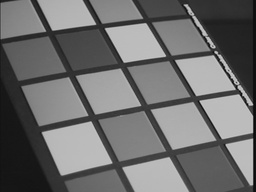
#> input picture data/img01.jpg, 256 x 192 px, shrunk from 640 x 480 before the run; its folder holds only this picture in this run
$ python houghScript.py
#> lines starting #> are read from the running program, lines starting #| are printed output that depends on the picture; after the words box and inside, x2 and y2 are one past the last pixel; in counts of white or black regions, pixels touching at a corner belong together
### python/myImageFilter.py
import cv2
import numpy as np
import time


def myImageFilter(img0, hfilt):
    # Your implemention
    start_time = time.time()

    img0 = img0.astype('float32')
    hfilt = hfilt.astype('float32')
    # Define size of image and filter
    rows = img0.shape[0]
    cols = img0.shape[1]
    filter_rows = hfilt.shape[0]
    filter_cols = hfilt.shape[1]
    img1 = np.zeros(img0.shape,dtype='float32')

    # Pad img0 with values from the image boundary
    pad_height = int((filter_rows-1)/2)
    pad_width = int((filter_cols-1)/2)
    img0 = np.pad(img0, (pad_height,pad_width), 'edge')

    for m in range(rows):
        for n in range(cols):
            img1[m,n] = np.sum(hfilt*img0[m:m+filter_rows,n:n+filter_cols])

    # print('myImageFilter Runtime:', time.time()-start_time)

    return img1

### python/myImageFilterX.py
import cv2
import numpy as np
import time
from skimage.util.shape import view_as_windows

def flattenConvWindows(img0, hfilt):
    img0 = img0.astype('float32')
    hfilt = hfilt.astype('float32')

    # Define size of image and filter
    rows = img0.shape[0]
    cols = img0.shape[1]
    filter_rows = hfilt.shape[0]
    filter_cols = hfilt.shape[1]

    # Pad img0 with values from the image boundary
    pad_height = int((filter_rows-1)/2)
    pad_width = int((filter_cols-1)/2)
    img0 = np.pad(img0, (pad_height,pad_width), 'edge')

    output = []
    for i in range(rows*cols):
        m = int(i/cols)
        n = i%cols
        window = img0[m:m+filter_rows,n:n+filter_rows]
        output.append(window.flatten())
    return np.transpose(np.array(output))

def myImageFilterX(img0, hfilt):
    start_time = time.time()
    img1 = np.dot(hfilt.flatten(), flattenConvWindows(img0, hfilt)).reshape(img0.shape)
    # print('myImageFilterX Runtime:', time.time()-start_time)
    return img1

### python/myEdgeFilter.py
import cv2
import numpy as np
import numpy.matlib as npm
import math

from matplotlib import pyplot as plt
import matplotlib

from GaussianKernel import Gauss2D

from myImageFilter import myImageFilter
from myImageFilterX import myImageFilterX

sobel_x = 1./8.*np.array([[1,    0,   -1],
                        [2,    0,   -2],
                        [1,    0,   -1]],dtype='float32')

sobel_y = 1./8.*np.array([[1,    2,   1],
                        [0,    0,   0],
                        [-1,  -2,  -1]],dtype='float32')

def nonMaximumSuppression(ImEdge, Io):
    rows = ImEdge.shape[0]
    cols = ImEdge.shape[1]

    filter_size = 2
    ImOut = np.zeros(ImEdge.shape)
    ImEdge = np.pad(ImEdge, (filter_size,filter_size), 'constant', constant_values=(0, 0))
    for row in range(filter_size,rows+filter_size):
        for col in range(filter_size,cols+filter_size):
            # round orientation to nearest 0, 45, 90, 135
            orientations = np.array([0., np.pi/4, np.pi/2, 3*np.pi/4, np.pi])
            orientation = Io[row-filter_size,col-filter_size]
            if orientation < 0:
                orientation += np.pi
            bucket = np.abs(orientations-orientation).argmin()
            orientation = orientations[bucket]

            # compare with neighbors
            value = ImEdge[row,col]
            if (bucket == 0 or bucket == 4) and (value >= ImEdge[row,col-1] and value and ImEdge[row,col+1] and \
            value >= ImEdge[row,col-2] and value >= ImEdge[row,col+2]):
                ImOut[row-filter_size,col-filter_size] = value
            elif bucket == 1 and (value >= ImEdge[row+1,col-1] and value >= ImEdge[row-1,col+1] and \
            value >= ImEdge[row+2,col-2] or value >= ImEdge[row-2,col+2]):
                ImOut[row-filter_size,col-filter_size] = value
            elif bucket == 2 and (value >= ImEdge[row-1,col] and value >= ImEdge[row+1,col] and \
            value >= ImEdge[row-2,col] and value >= ImEdge[row+2,col]):
                ImOut[row-filter_size,col-filter_size] = value
            elif bucket == 3 and (value >= ImEdge[row-1,col-1] and value >= ImEdge[row+1,col+1] and \
            value >= ImEdge[row-2,col-2] and value >= ImEdge[row+2,col+2]):
                ImOut[row-filter_size,col-filter_size] = value
    return ImOut

def myEdgeFilter(img0, sigma):
	# Your implemention

    # Smooth image with Gaussian filter
    hsize = 2*math.ceil(3*sigma)+1
    hfilt = Gauss2D((hsize,hsize),sigma)
    img1 = myImageFilterX(img0, hfilt)

    # Calculate image gradients
    Ix = myImageFilterX(img1, sobel_x)
    Iy = myImageFilterX(img1, sobel_y)

    # Calculate edge magnitude image
    ImEdge = np.sqrt(np.square(Ix) + np.square(Iy))

    # Calculate edge orientation image
    Io = np.arctan2(Iy, Ix)

    # Non-maximum suppression
    ImEdge = nonMaximumSuppression(ImEdge, Io)

    return ImEdge,Io,Ix,Iy

### python/myHoughTransform.py
import cv2
import numpy as np


def myHoughTransform(InputImage, rho_resolution, theta_resolution):
	# Your implemention

    rows = InputImage.shape[0]
    cols = InputImage.shape[1]

    # initialize accumulator matrix
    theta_bins = int(180/theta_resolution)
    thetas = np.zeros((theta_bins,))
    for bin in range(theta_bins):
        thetas[bin] = (bin*theta_resolution)*(np.pi/180.)

    rho_max = np.sqrt(rows**2 + cols**2)
    rho_bins = int(2*rho_max/rho_resolution)
    rhos = np.zeros((rho_bins,))
    for bin in range(rho_bins):
        rhos[bin] = bin*rho_resolution-rho_max
    H = np.zeros((theta_bins, rho_bins))

    # populate H
    for y in range(rows):
        for x in range(cols):
            if InputImage[y,x] == 1:
                for bin in range(H.shape[0]):
                    theta = thetas[bin]
                    rho = x*np.cos(theta) + y*np.sin(theta)
                    rho_bin = (np.abs(rhos - rho)).argmin()
                    H[bin,rho_bin] += 1

    return H, rhos, thetas

### python/myHoughLines.py
import numpy as np

def nonMaximumSuppression(H):
    rows = H.shape[0]
    cols = H.shape[1]
    window_size = 151
    pad_size = int((window_size-1)/2)

    H_new = np.zeros(H.shape)
    HPadded = np.pad(H, (pad_size,pad_size), 'constant', constant_values=(0, 0))
    for i in range(rows*cols):
        m = int(i/cols)
        n = i%cols
        window = HPadded[m:m+window_size,n:n+window_size]
        max_index = window.argmax()
        window_row = int(max_index/window_size)
        window_col = max_index%window_size
        row = m+window_row-pad_size
        col = n+window_col-pad_size
        H_new[row,col] = H[row,col]

    return H_new

def myHoughLines(H, nLines):
    # Your implemention
    H = nonMaximumSuppression(H)

    rhos = np.zeros((nLines,))
    thetas = np.zeros((nLines,))
    values = np.zeros((nLines,))
    for theta in range(H.shape[0]):
        for rho in range(H.shape[1]):
            value = H[theta,rho]
            min_index = np.argmin(values)
            if value > values[min_index]:
                values[min_index] = value
                thetas[min_index] = theta
                rhos[min_index] = rho

    return rhos,thetas

### python/myHoughLineSegments.py
import glob
import os.path as osp
import numpy as np
import cv2

def drawLines(img_in, start_points, end_points):
    min_length = 5
    img_output = img_in.copy()
    for i in range(len(start_points)):
        if ((start_points[i][0]-end_points[i][0])**2+(start_points[i][1]-end_points[i][1])**2)**0.5 > min_length:
            img_output = cv2.line(img_in, start_points[i], end_points[i], (0,255,0), 1)
    return img_output

def slopeInterceptForm(nLines, peakRho, peakTheta, rhosscale, thetasscale):
    m = np.zeros((nLines,))
    b = np.zeros((nLines,))
    # calculate m and b for each (theta,rho)
    for i in range(nLines):
        theta = thetasscale[int(peakTheta[i])]
        rho = rhosscale[int(peakRho[i])]
        if theta == 0.:
            m[i] = np.inf
            b[i] = 0.
        else:
            m[i] = -1. / np.tan(theta)
            b[i] = rho / np.sin(theta)
    return m,b

def myHoughLineSegments(img_in, edgeimage, peakRho, peakTheta, rhosscale, thetasscale):
    # Your implemention
    nLines = len(peakTheta)
    rows = img_in.shape[0]
    cols = img_in.shape[1]

    m,b = slopeInterceptForm(nLines, peakRho, peakTheta, rhosscale, thetasscale)

    start_points = []
    end_points = []
    # for each line
    for i in range(nLines):
        segment_started = False
        last_point = (0,0)
        if m[i] == np.inf or m[i] == -np.inf: # special case
            if peakRho[i]>=0 and peakRho[i]<cols: # check bounds
                x = int(peakRho[i])
                for y in range(rows):
                    if edgeimage[max(y-1,0):min(y+1,rows),max(x-1,0):min(x+1,cols)].max() == 1.0: # check for local edge
                        if not segment_started:
                            start_points.append((x,y))
                            segment_started = True
                        last_point = (x,y)
                    elif segment_started:
                        end_points.append((x,y))
                        segment_started = False
        elif abs(m[i]) > 1.: # large slope - better results by iterating over y
            # for each pixel on the line x = (y - b) / m
            for y in range(rows):
                x = int((y - b[i])/m[i])
                if x>=0 and x<cols and edgeimage[max(y-1,0):min(y+1,rows),max(x-1,0):min(x+1,cols)].max() == 1.0: # check for local edge
                    if not segment_started: # start new segment
                        start_points.append((x,y))
                        segment_started = True
                    last_point = (x,y)
                elif x>=0 and x<cols and segment_started:
                    end_points.append((x,y))
                    segment_started = False
        else:
            # for each pixel on the line y = mx + b
            for x in range(cols):
                y = int(m[i]*x+b[i])
                if y>=0 and y<rows and edgeimage[max(y-1,0):min(y+1,rows),max(x-1,0):min(x+1,cols)].max() == 1.0: # check for local edge
                    if not segment_started: # start new segment
                        start_points.append((x,y))
                        segment_started = True
                    last_point = (x,y)
                elif y>=0 and y<rows and segment_started:
                    end_points.append((x,y))
                    segment_started = False
        if segment_started:
            end_points.append(last_point)
            segment_started = False
    img_output = drawLines(img_in, start_points, end_points)

    return img_output

### python/GaussianKernel.py
import numpy as np

def Gauss2D(kernel=(3,3),sigma=0.5):
    m,n = [(ss-1.)/2. for ss in kernel]
    y,x = np.ogrid[-m:m+1,-n:n+1]
    h = np.exp( -(x*x + y*y) / (2.*sigma*sigma) )
    h[ h < np.finfo(h.dtype).eps*h.max() ] = 0
    sumh = h.sum()
    if sumh != 0:
        h /= sumh
    return h

# [3 lines that do not run on import are left out]

### python/houghScript.py
import cv2
import glob
import numpy as np
import os.path as osp

from GaussianKernel import Gauss2D

from myImageFilter import myImageFilter
from myImageFilterX import myImageFilterX
from myEdgeFilter import myEdgeFilter
from myHoughTransform import myHoughTransform
from myHoughLines import myHoughLines
from myHoughLineSegments import myHoughLineSegments

from matplotlib import pyplot as plt
import matplotlib


print('You are using opencv verstion: {}'.format(cv2.__version__))
THIS_PATH = osp.dirname(__file__)

datadir     = '../data'    # the directory containing the images
resultsdir  = '../results/'  # the directory for dumping results

# parameters | Do NOT change chese parameters
sigma     = 1.5
rhoRes    = 1
thetaRes  = 1
nLines    = 50
# end of parameters

imglist = []
for filename in glob.glob(datadir+'/*.jpg'):
	imglist.append(filename)

imglist.sort()

for img_name in imglist:
    img = cv2.imread(img_name)
#> img is the input picture: shape (192, 256, 3); min 6, max 207, mean 109.7
    img_rgb = np.asarray(img)

    img_gray = cv2.cvtColor(img, cv2.COLOR_RGB2GRAY)
    img_gray = np.asarray(img_gray)
    hfilt = Gauss2D((5,5),sigma)

	# Q3.1 Convolution
    # you can change the parameters for Gauss2D
    Im1 = myImageFilter(img_gray, hfilt)
    # plt.imshow(Im1,cmap="gray");plt.show()


    Im1X = myImageFilterX(img_gray, hfilt)
#> after the loop in flattenConvWindows, `for i in range(rows*cols):`: output = 49152 items
    # cv2.normalize(Im1X,Im1X, 0, 1, cv2.NORM_MINMAX)
    # plt.imshow(Im1X,cmap="gray");plt.show()

	# Q3.3
    ImEdge,Io,Ix,Iy = myEdgeFilter(img_gray, sigma)
#> in flattenConvWindows (call 3), `img0 = np.pad(img0, (pad_height,pad_width), 'edge')`:
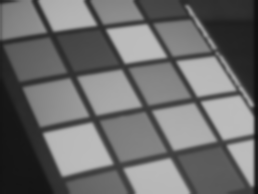
#> img0: shape (194, 258) float32; min 15.96, max 188.9, mean 108.9
#> in myImageFilterX (call 3), `img1 = np.dot(hfilt.flatten(), flattenConvWindows(img0, hfilt)).reshap..`:
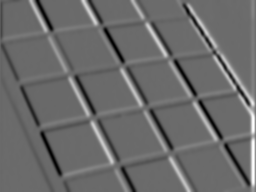
#> img1: shape (192, 256) float32; min -30.33, max 41.82, mean 0.1; drawn with min black and max white
    plt.imshow(ImEdge,cmap="gray");plt.show()


    Thresh = 10.0 # change it as needed
    ThrImEdge = 1.0 * (ImEdge > Thresh)
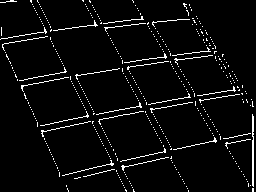
#> ThrImEdge: shape (192, 256) float64; values 0 (black) and 1 (white), 4.5% white in thin lines or dots
    plt.imshow(ThrImEdge,cmap="gray");plt.show()

 	# Q3.4
    H,rhoScale,thetaScale = myHoughTransform(ThrImEdge, rhoRes, thetaRes)
#> after the loop in myHoughTransform, `for y in range(rows):`:
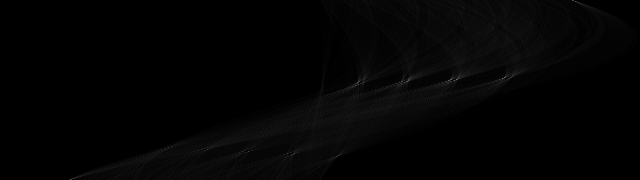
#> H: shape (180, 640) float64; min 0, max 115, mean 3.5
#> rhoScale = 640 values from -320 to 319; thetaScale = 180 values from 0 to 3.12
    # plt.imshow(H);plt.show()

 	# Q3.5
    Peakrhos, Peakthetas = myHoughLines(H, nLines)
#> in nonMaximumSuppression, `HPadded = np.pad(H, (pad_size,pad_size), 'constant', constant_values=(..`:
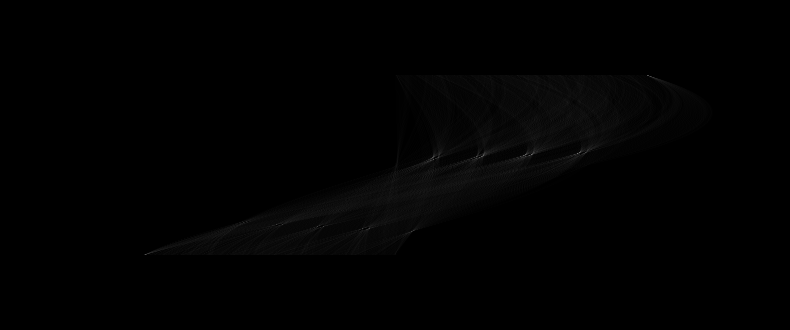
#> HPadded: shape (330, 790) float64; min 0, max 115, mean 1.5

    # Q3.6
    OutputImage  = myHoughLineSegments(img_rgb, ThrImEdge, Peakrhos, Peakthetas, rhoScale, thetaScale)
    plt.imshow(cv2.cvtColor(OutputImage, cv2.COLOR_BGR2RGB));plt.show()

 	# everything below here just saves the outputs to files
    fname = resultsdir + img_name.split('/')[-1][:-4]+'_01Blur.png'
    matplotlib.image.imsave(fname,  Im1,cmap="gray")
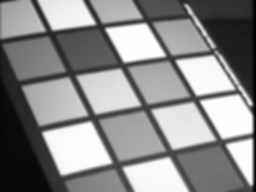
#> saved as img01_01Blur.png: shape (192, 256, 3); min 0, max 255, mean 138.4

    fname = resultsdir + img_name.split('/')[-1][:-4]+'_02Blur.png'
    matplotlib.image.imsave(fname,  Im1X,cmap="gray")

    fname = resultsdir + img_name.split('/')[-1][:-4]+'_03edge.png'
    matplotlib.image.imsave(fname, ImEdge,cmap="gray")

    fname = resultsdir + img_name.split('/')[-1][:-4]+'_04threshold.png'
    matplotlib.image.imsave(fname,   ThrImEdge,cmap="gray")

 	# plot hough space, brighter spots have higher votes
    fname = resultsdir + img_name.split('/')[-1][:-4]+'_05Hough.png'
    matplotlib.image.imsave(fname, H)
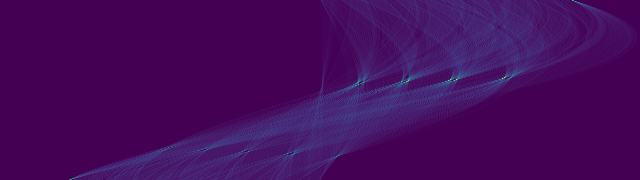
#> saved as img01_05Hough.png: shape (180, 640, 3); mean R, G, B 69, 11.3, 93.4

    fname = resultsdir + img_name.split('/')[-1][:-4]+'_06Final.png'
    matplotlib.image.imsave(fname, cv2.cvtColor(OutputImage, cv2.COLOR_BGR2RGB))

$ run again, on data/img05.jpg
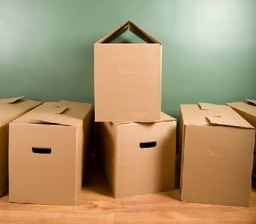
#> input picture data/img05.jpg, 256 x 224 px, shrunk from 400 x 350 before the run
#> img is the input picture: shape (224, 256, 3); mean B, G, R 110.1, 147.3, 171.7
#> after the loop in flattenConvWindows, `for i in range(rows*cols):`: output = 57344 items
#> ThrImEdge: shape (224, 256) float64; values 0 (black) and 1 (white), 3.1% white in thin lines or dots, all inside (x1, y1, x2, y2) = (0, 20, 256, 208)
#> after the loop in myHoughTransform, `for y in range(rows):`:
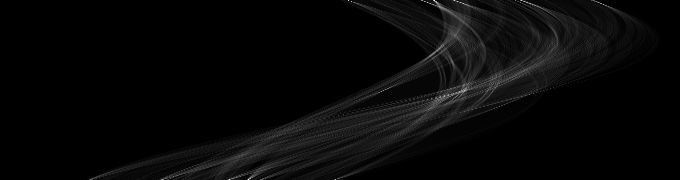
#> H: shape (180, 680) float64; min 0, max 81, mean 2.6; drawn with min black and max white
#> rhoScale = 680 values from -340.2 to 338.8; thetaScale = 180 values from 0 to 3.12
#> `matplotlib.image.imsave(fname, H)`:
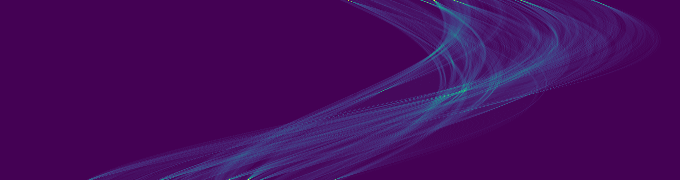
#> saved as img05_05Hough.png: shape (180, 680, 3); mean R, G, B 68.5, 11.7, 93.3

$ run again, on data/img07.jpg
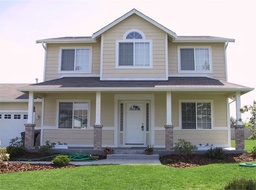
#> input picture data/img07.jpg, 256 x 190 px, shrunk from 640 x 476 before the run
#> img is the input picture: shape (190, 256, 3); mean B, G, R 150, 157, 155
#> after the loop in flattenConvWindows, `for i in range(rows*cols):`: output = 48640 items
#> ThrImEdge: shape (190, 256) float64; values 0 (black) and 1 (white), 7.5% white in thin lines or dots
#> rhoScale = 637 values from -318.8 to 317.2; thetaScale = 180 values from 0 to 3.12
#> `matplotlib.image.imsave(fname, H)`:
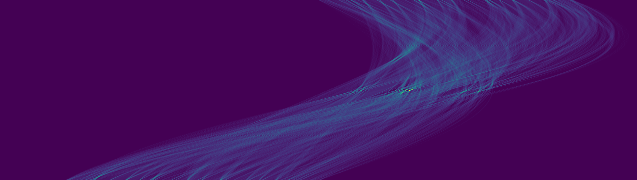
#> saved as img07_05Hough.png: shape (180, 637, 3); mean R, G, B 68.5, 15.6, 96.4
